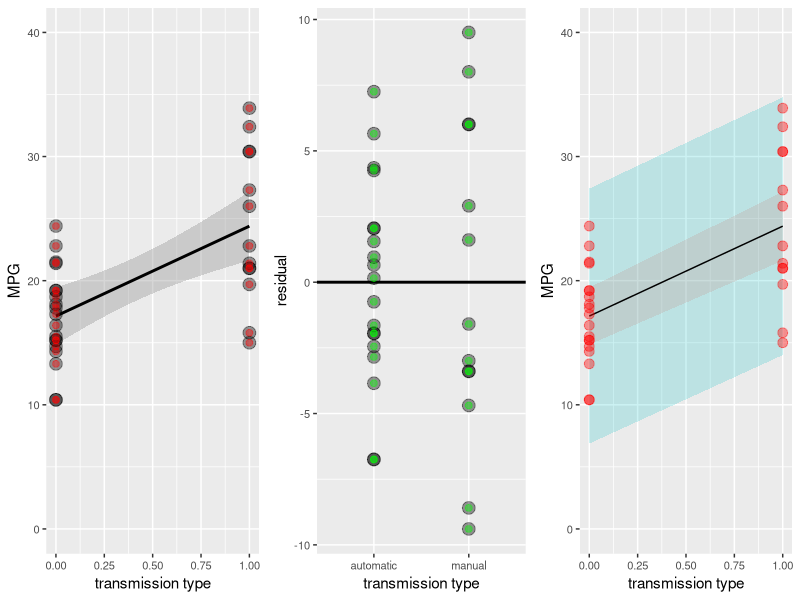
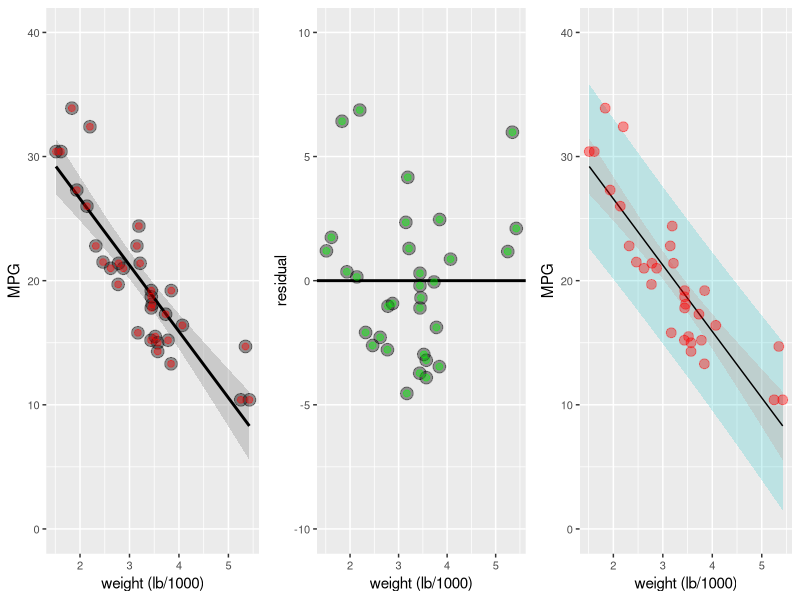

Recreate these plots in R, in order.
## ---- chunk 1
library(ggplot2)
library(gridExtra)
options(digits=3)
data(mtcars)
fit0 = lm(mpg ~ factor(am), data = mtcars)
g1 = ggplot(mtcars, aes(x = am, y = mpg))
g1 = g1 + geom_smooth(method = 'lm', colour = 'black')
g1 = g1 + geom_point(size = 4, colour = 'black', alpha = 0.4)
g1 = g1 + geom_point(size = 2, colour = 'red', alpha = 0.4)
g1 = g1 + ylim(0, 40) + xlab('transmission type') + ylab('MPG')
g1 = g1 + theme(axis.text=element_text(size=8))

df = data.frame(am = as.factor(mtcars$am), y = resid(fit0))
g2 = ggplot(df, aes(x = am, y = y))
g2 = g2 + ylab('residual') + xlab('transmission type')
g2 = g2 + geom_hline(yintercept = 0, size = 1)
g2 = g2 + geom_point(size = 4, colour = 'black', alpha = 0.4)
g2 = g2 + geom_point(size = 2, colour = 'green', alpha = 0.4)
g2 = g2 + scale_x_discrete(limit = c('0', '1'), labels = c("automatic", "manual"))
g2 = g2 + theme(axis.text=element_text(size=8))

fit10 = lm(mpg ~ factor(am), data = mtcars)
newx = data.frame(am = sample(20)%%2)
p1 = data.frame(predict(fit10, newdata = newx, interval = ('confidence')))
p2 = data.frame(predict(fit10, newdata = newx, interval = ('prediction')))
p1$interval = 'conf'
p2$interval = 'pred'
p1$x = newx$am
p2$x = newx$am
dat = rbind(p1,p2)
names(dat)[1] = 'y'

g3 = ggplot(dat, aes(x = x, y = y))
g3 = g3 + geom_ribbon(aes(ymin = lwr, ymax = upr, fill = interval), alpha = 0.2)
g3 = g3 + geom_line()
g3 = g3 + geom_point(data = data.frame(x = mtcars$am, y = mtcars$mpg), aes(x = x, y = y), 
                     colour = 'red', alpha = 0.4, size = 3)
g3 = g3 + scale_fill_discrete(guide=FALSE)
# g3 = g3 + scale_x_discrete(breaks=NULL)
g3 = g3 + ylim(0, 40) + xlab('transmission type') + ylab('MPG')
g3 = g3 + theme(axis.text=element_text(size=8))

g = grid.arrange(g1, g2, g3, ncol=3)
## ---- chunk 2
fit0 = lm(mpg ~ factor(am), data = mtcars)
sumCoef = summary(fit0)$coefficients
sumCoef[2,1] + c(-1, 1) * qt(0.975, df = fit0$df) * sumCoef[2,2]
## ---- chunk 3
fit = lm(mpg ~ factor(am), data = mtcars)
x0 = c(summary(fit)$r.squared,summary(fit)$coefficient[2,4])
fit = lm(mpg ~ (cyl), data = mtcars)
x1 = c(summary(fit)$r.squared,summary(fit)$coefficient[2,4])
fit = lm(mpg ~ hp, data = mtcars)
x2 = c(summary(fit)$r.squared,summary(fit)$coefficient[2,4])
fit = lm(mpg ~ wt, data = mtcars)
x3 = c(summary(fit)$r.squared,summary(fit)$coefficient[2,4])
fit = lm(mpg ~ (gear), data = mtcars)
x4 = c(summary(fit)$r.squared,summary(fit)$coefficient[2,4])
df = data.frame(transmission = x0, cyl = x1, hp = x2, wt = x3, gear = x4)
row.names(df) = c('R-squared', 'p-value')
df
## ---- chunk 4
fit10 = lm(mpg ~ factor(am), data = mtcars)
fit11 = update(fit10, mpg ~ factor(am) + wt)
anova(fit10, fit11)$Pr[2]
## ---- chunk 5
fit20 = lm(mpg ~ wt, data = mtcars)
fit21 = update(fit20, mpg ~ wt + factor(am))
anova(fit20, fit21)$Pr[2]
## ---- chunk 6
g1 = ggplot(mtcars, aes(x = wt, y = mpg))
g1 = g1 + geom_smooth(method = 'lm', colour = 'black')
g1 = g1 + geom_point(size = 4, colour = 'black', alpha = 0.4)
g1 = g1 + geom_point(size = 2, colour = 'red', alpha = 0.4)
g1 = g1 + ylim(0, 40) + xlab('weight (lb/1000)') + ylab('MPG')
g1 = g1 + theme(axis.text=element_text(size=8))

df = data.frame(x = mtcars$wt, y = resid(lm(mpg ~ wt, data = mtcars)))
g2 = ggplot(df, aes(x = x, y = y))
g2 = g2 + ylab('residual') + xlab('weight (lb/1000)')
g2 = g2 + geom_hline(yintercept = 0, size = 1)
g2 = g2 + geom_point(size = 4, colour = 'black', alpha = 0.4)
g2 = g2 + geom_point(size = 2, colour = 'green', alpha = 0.4)
g2 = g2 + ylim(-10, 10)
g2 = g2 + theme(axis.text=element_text(size=8))

fit20 = lm(mpg ~ wt, data = mtcars)
newx = data.frame(wt = seq(min(mtcars$wt), max(mtcars$wt), length = 20))
p1 = data.frame(predict(fit20, newdata = newx, interval = ('confidence')))
p2 = data.frame(predict(fit20, newdata = newx, interval = ('prediction')))
p1$interval = 'confidence'
p2$interval = 'prediction'
p1$x = newx$wt
p2$x = newx$wt
dat = rbind(p1,p2)
names(dat)[1] = 'y'

g3 = ggplot(dat, aes(x = x, y = y))
g3 = g3 + geom_ribbon(aes(ymin = lwr, ymax = upr, fill = interval), alpha = 0.2)
g3 = g3 + geom_line()
g3 = g3 + geom_point(data = data.frame(x = mtcars$wt, y = mtcars$mpg), aes(x = x, y = y),
                     colour = 'red', alpha = 0.4, size = 3)
g3 = g3 +  scale_fill_discrete(guide=FALSE)
g3 = g3 + ylim(0, 40) + xlab('weight (lb/1000)') + ylab('MPG')
g3 = g3 + theme(axis.text=element_text(size=8))
g = grid.arrange(g1, g2, g3, ncol=3)
